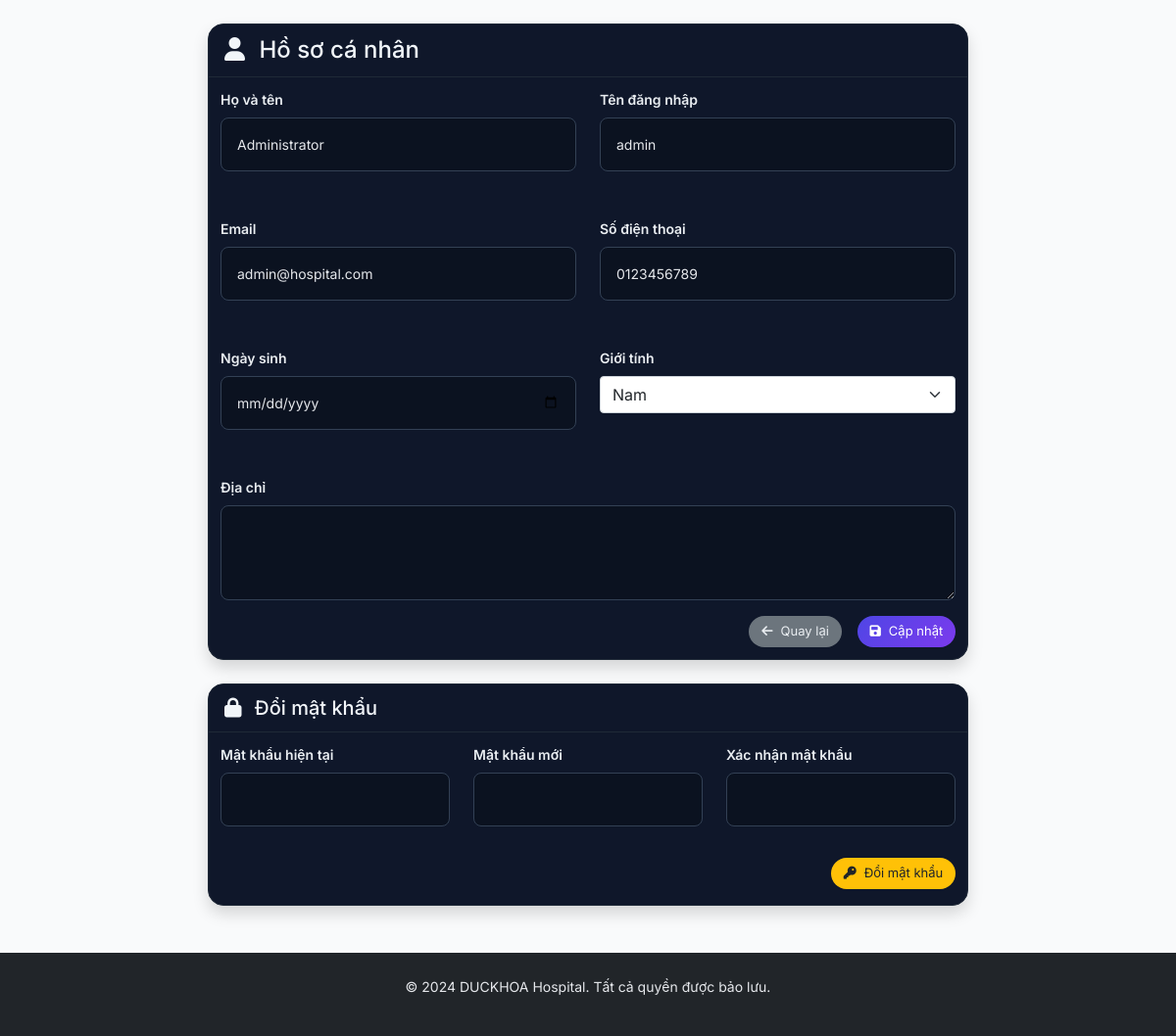
The app's page /profile.php (signed in) with its own data.
### tables this page shows
CREATE TABLE users (
    id INT AUTO_INCREMENT PRIMARY KEY,
    username VARCHAR(50) NOT NULL UNIQUE,
    password VARCHAR(255) NOT NULL,
    email VARCHAR(100) NOT NULL UNIQUE,
    role ENUM('admin', 'patient', 'doctor') NOT NULL DEFAULT 'patient',
    full_name VARCHAR(100) NOT NULL,
    phone VARCHAR(20),
    address TEXT,
    date_of_birth DATE,
    gender ENUM('male', 'female', 'other'),
    created_at TIMESTAMP DEFAULT CURRENT_TIMESTAMP,
    updated_at TIMESTAMP DEFAULT CURRENT_TIMESTAMP ON UPDATE CURRENT_TIMESTAMP
);

### includes/functions.php (called while the page is built, shortened)
<?php
function getUserInfo($userId) {
    global $conn;
    $stmt = $conn->prepare("SELECT * FROM users WHERE id = ?");
    $stmt->bind_param("i", $userId);
    $stmt->execute();
    return $stmt->get_result()->fetch_assoc();
}
function getBaseUrl() {
    $currentPath = $_SERVER['PHP_SELF'];
    $pathParts = explode('/', $currentPath);
    $backCount = 0;
    $baseUrl = '';
    for ($i = 0; $i < $backCount; $i++) {
        $baseUrl .= '../';
    }
    return $baseUrl;
}
?>

### profile.php (the view, shortened to what this page needs)
<?php
require_once 'config/db.php';
require_once 'includes/functions.php';
include 'includes/header.php';
$user = getUserInfo($_SESSION['user_id']);
?>
<div class="container mt-4">
    <div class="row">
        <div class="col-md-8 mx-auto">
            <div class="card shadow">
                <div class="card-header">
                    <h4 class="mb-0">
                        <i class="fas fa-user me-2"></i>
                        Hồ sơ cá nhân
                    </h4>
                </div>
                <div class="card-body">
                    <form method="POST" action="update_profile.php">
                        <div class="row">
                            <div class="col-md-6">
                                <div class="mb-3">
                                    <label for="full_name" class="form-label">Họ và tên</label>
                                    <input type="text" class="form-control" id="full_name" name="full_name"
                                           value="<?php echo htmlspecialchars($user['full_name']); ?>" required>
                                </div>
                            </div>
                            <div class="col-md-6">
                                <div class="mb-3">
                                    <label for="username" class="form-label">Tên đăng nhập</label>
                                    <input type="text" class="form-control" id="username" name="username"
                                           value="<?php echo htmlspecialchars($user['username']); ?>" required>
                                </div>
                            </div>
                        </div>
                        <div class="row">
                            <div class="col-md-6">
                                <div class="mb-3">
                                    <label for="email" class="form-label">Email</label>
                                    <input type="email" class="form-control" id="email" name="email"
                                           value="<?php echo htmlspecialchars($user['email']); ?>" required>
                                </div>
                            </div>
                            <div class="col-md-6">
                                <div class="mb-3">
                                    <label for="phone" class="form-label">Số điện thoại</label>
                                    <input type="tel" class="form-control" id="phone" name="phone"
                                           value="<?php echo htmlspecialchars($user['phone'] ?? ''); ?>">
                                </div>
                            </div>
                        </div>
                        <div class="row">
                            <div class="col-md-6">
                                <div class="mb-3">
                                    <label for="date_of_birth" class="form-label">Ngày sinh</label>
                                    <input type="date" class="form-control" id="date_of_birth" name="date_of_birth"
                                           value="<?php echo $user['date_of_birth'] ?? ''; ?>">
                                </div>
                            </div>
                            <div class="col-md-6">
                                <div class="mb-3">
                                    <label for="gender" class="form-label">Giới tính</label>
                                    <select class="form-select" id="gender" name="gender">
                                        <option value="male" <?php echo ($user['gender'] ?? '') == 'male' ? 'selected' : ''; ?>>Nam</option>
                                    </select>
                                </div>
                            </div>
                        </div>
                        <div class="mb-3">
                            <label for="address" class="form-label">Địa chỉ</label>
                            <textarea class="form-control" id="address" name="address" rows="3"><?php echo htmlspecialchars($user['address'] ?? ''); ?></textarea>
                        </div>
                        <div class="d-grid gap-2 d-md-flex justify-content-md-end">
                            <a href="<?php echo getBaseUrl(); ?>index.php" class="btn btn-secondary me-md-2">
                                <i class="fas fa-arrow-left me-2"></i>Quay lại
                            </a>
                            <button type="submit" class="btn btn-primary">
                                <i class="fas fa-save me-2"></i>Cập nhật
                            </button>
                        </div>
                    </form>
                </div>
            </div>
            <div class="card shadow mt-4">
                <div class="card-header">
                    <h5 class="mb-0">
                        <i class="fas fa-lock me-2"></i>
                        Đổi mật khẩu
                    </h5>
                </div>
                <div class="card-body">
                    <form method="POST" action="change_password.php">
                        <div class="row">
                            <div class="col-md-4">
                                <div class="mb-3">
                                    <label for="current_password" class="form-label">Mật khẩu hiện tại</label>
                                    <input type="password" class="form-control" id="current_password" name="current_password" required>
                                </div>
                            </div>
                            <div class="col-md-4">
                                <div class="mb-3">
                                    <label for="new_password" class="form-label">Mật khẩu mới</label>
                                    <input type="password" class="form-control" id="new_password" name="new_password" required>
                                </div>
                            </div>
                            <div class="col-md-4">
                                <div class="mb-3">
                                    <label for="confirm_password" class="form-label">Xác nhận mật khẩu</label>
                                    <input type="password" class="form-control" id="confirm_password" name="confirm_password" required>
                                </div>
                            </div>
                        </div>
                        <div class="d-grid gap-2 d-md-flex justify-content-md-end">
                            <button type="submit" class="btn btn-warning">
                                <i class="fas fa-key me-2"></i>Đổi mật khẩu
                            </button>
                        </div>
                    </form>
                </div>
            </div>
        </div>
    </div>
</div>
<?php include 'includes/footer.php'; ?>

### public/css/style.css (style rules this page uses)
:root { --primary-color: #4f46e5; --primary-dark: #3730a3; --primary-light: #6366f1; --primary-gradient: linear-gradient(135deg, #4f46e5 0%, #7c3aed 100%); --secondary-color: #06b6d4; --success-color: #10b981; --warning-color: #f59e0b; --danger-color: #ef4444; --info-color: #3b82f6; --white: #ffffff; --gray-50: #f9fafb; --gray-100: #f3f4f6; --gray-200: #e5e7eb; --gray-300: #d1d5db; --gray-400: #9ca3af; --gray-500: #6b7280; --gray-600: #4b5563; --gray-700: #374151; --gray-800: #1f2937; --gray-900: #111827; --shadow-sm: 0 1px 2px 0 rgb(0 0 0 / 0.05); --shadow: 0 1px 3px 0 rgb(0 0 0 / 0.1), 0 1px 2px -1px rgb(0 0 0 / 0.1); --shadow-md: 0 4px 6px -1px rgb(0 0 0 / 0.1), 0 2px 4px -2px rgb(0 0 0 / 0.1); --shadow-lg: 0 10px 15px -3px rgb(0 0 0 / 0.1), 0 4px 6px -4px rgb(0 0 0 / 0.1); --shadow-xl: 0 20px 25px -5px rgb(0 0 0 / 0.1), 0 8px 10px -6px rgb(0 0 0 / 0.1); --radius-sm: 0.375rem; --radius: 0.5rem; --radius-md: 0.75rem; --radius-lg: 1rem; --radius-xl: 1.5rem; --spacing-xs: 0.25rem; --spacing-sm: 0.5rem; --spacing-md: 1rem; --spacing-lg: 1.5rem; --spacing-xl: 2rem; --spacing-2xl: 3rem; }
* { margin: 0; padding: 0; box-sizing: border-box; }
body { font-family: 'Inter', -apple-system, BlinkMacSystemFont, 'Segoe UI', Roboto, sans-serif; font-size: 14px; font-weight: 400; line-height: 1.5; color: var(--gray-700); background-color: var(--gray-50); overflow-x: hidden; padding-top: 0; -webkit-font-smoothing: antialiased; -moz-osx-font-smoothing: grayscale; }
html { scroll-behavior: smooth; }
.container { max-width: 1400px; }
.card { border: 1px solid var(--gray-200); border-radius: var(--radius-lg); box-shadow: var(--shadow); transition: all 0.2s ease; margin-bottom: var(--spacing-lg); background: var(--white); overflow: hidden; }
.card-header { background: var(--white); border-bottom: 1px solid var(--gray-200); padding: var(--spacing-lg); font-weight: 600; color: var(--gray-800); }
.card-body { padding: var(--spacing-lg); }
.card-body { padding: 1rem; }
.card-header { padding: 0.75rem 1rem; font-size: 16px; background: linear-gradient(135deg, #667eea 0%, #764ba2 100%); color: white; border-radius: 12px 12px 0 0 !important; }
.btn { font-size: 14px; padding: 0.5rem 1rem; border-radius: 20px; transition: all 0.3s ease; }
.btn-primary { background: var(--primary-gradient); border: none; border-radius: 20px; padding: 0.5rem 1.25rem; }
.form-control { border-radius: var(--radius); border: 1px solid var(--gray-300); padding: var(--spacing-md); transition: all 0.2s ease; font-size: 14px; background: var(--white); }
.form-label { font-weight: 600; color: var(--gray-700); margin-bottom: var(--spacing-sm); font-size: 14px; }
.fade-in { animation: fadeIn 0.3s ease-in; }
.card-body { padding: 0.75rem; }
.card:last-child { margin-bottom: 0; }
.card:last-child .card-body { padding-bottom: 1rem; }
.btn { font-size: 13px; padding: 0.4rem 0.8rem; border-radius: 18px; transition: all 0.3s ease; }
.btn-secondary { background: #6c757d; border: none; }
.btn-warning { background: #ffc107; border: none; color: #212529; }
.row { margin-bottom: 1rem; }
.col-md-3, .col-md-6, .col-lg-3, .col-lg-6 { margin-bottom: 1rem; }
.dark-theme a { color: var(--primary-light); }
.dark-theme .card { background: #0f172a; border-color: #1f2937; box-shadow: 0 8px 20px rgba(0,0,0,0.35); }
.dark-theme .card-header { background: #0f172a; border-bottom: 1px solid #1f2937; color: #e2e8f0; }
.dark-theme .form-control { background-color: #0b1220; color: #e5e7eb; border-color: #334155; }
.dark-theme .form-control::placeholder { color: #64748b; }
.dark-theme, .dark-theme body, .dark-theme .text-body { color: #e9edf1 !important; }
.dark-theme h1, .dark-theme h2, .dark-theme h3, .dark-theme h4, .dark-theme h5, .dark-theme h6 { color: #f1f5f9 !important; }
.dark-theme p, .dark-theme li, .dark-theme label, .dark-theme span, .dark-theme dt, .dark-theme dd { color: #e5e7eb !important; }
.dark-theme .card-title, .dark-theme .card-body, .dark-theme .card-body p, .dark-theme .card-body span, .dark-theme .card-body a, .dark-theme .card-body label { color: #e9edf1 !important; }

### records on screen
users: full_name "Administrator", username "admin", email "admin@hospital.com", phone "0123456789", gender "Nam"
